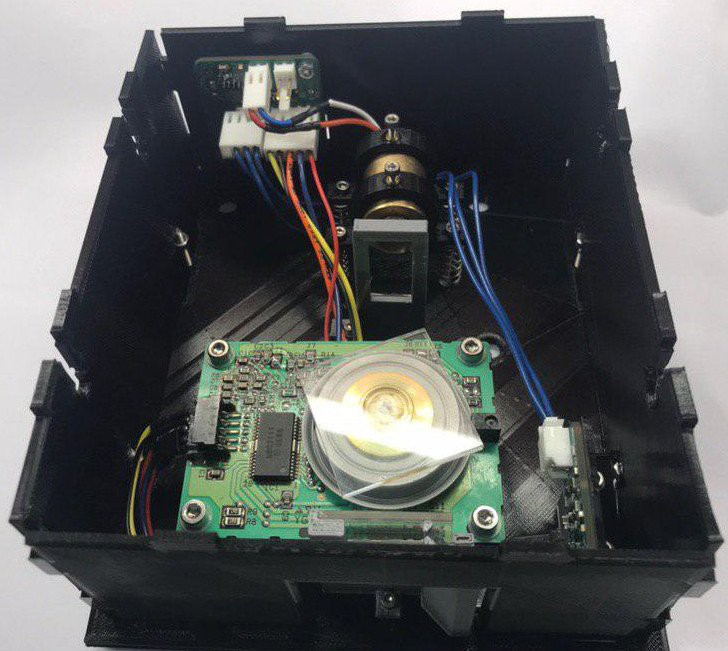
#> input picture _images/scanner.jpg, 728 x 651 px
$ python -i optical.py   (imports and definitions only)
#> lines starting #> are read from the running program, lines starting #| are printed output that depends on the picture; after the words box and inside, x2 and y2 are one past the last pixel; in counts of white or black regions, pixels touching at a corner belong together
#> further down, picture is the input picture: shape (651, 728, 3); mean B, G, R 93.5, 93.6, 91.3
import cv2 as cv
import numpy as np

# NOTE: you should use principal component analysis
#       for cross scan error etc


def find_largestcontour(img, denoise=False):
    '''finds the contours in the image

    img      --  numpy array to find contours in
    denoise  --  larger than 0 image gets denoised for erode
                 and dilate operation

    returns contour with largest area
    '''
#> called with denoise = 8
    # RGB image to gray
    imgray = cv.cvtColor(img, cv.COLOR_BGR2GRAY)
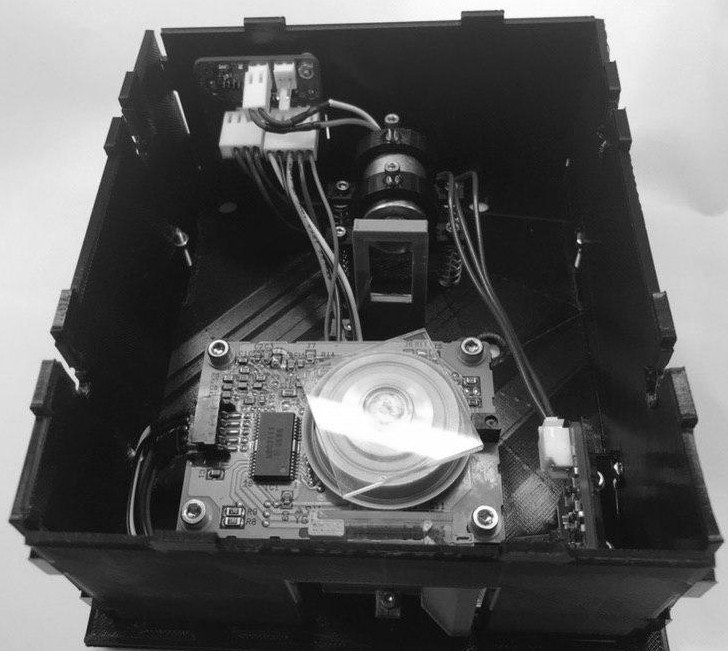
#> imgray: shape (651, 728); min 0, max 255, mean 92.9
    # Converts gray scale image to binary using a threshold
    _, thresh = cv.threshold(imgray, img.max()//2, 255, cv.THRESH_BINARY)
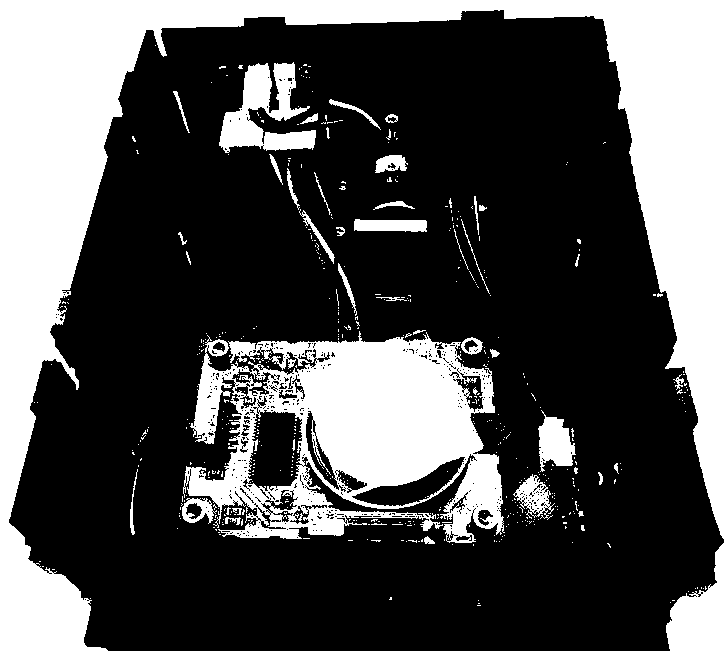
#> thresh: shape (651, 728); 31.7% white; 512 white regions (468 under 20 px), largest, box (x1, y1, x2, y2) and area: (0, 0, 728, 651) 99964, (183, 331, 505, 543) 38092, (219, 62, 316, 153) 4367
    if denoise:
        # erode and dilate image
        kernel = cv.getStructuringElement(cv.MORPH_ELLIPSE, (6, 6))
        thresh = cv.erode(thresh, kernel, iterations=1)
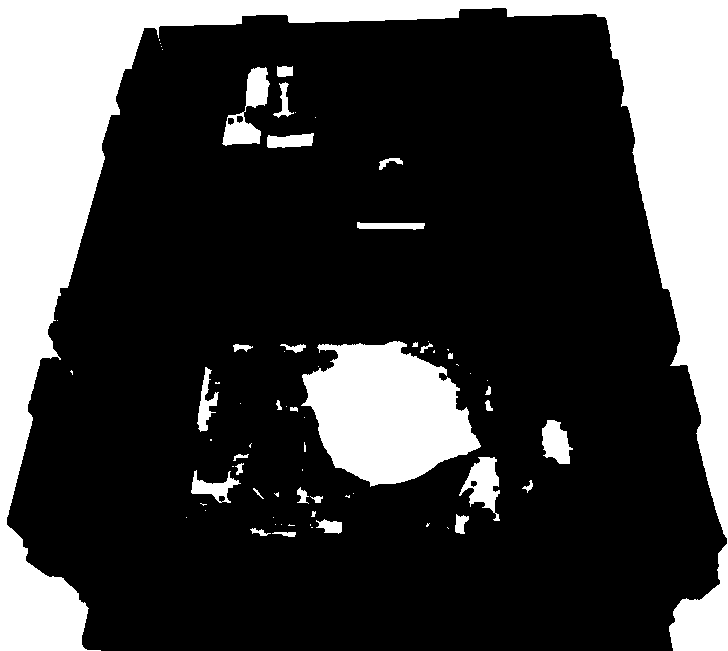
#> thresh: shape (651, 728); 25.3% white; 71 white regions (39 under 20 px), largest, box (x1, y1, x2, y2) and area: (0, 0, 728, 651) 94215, (301, 341, 481, 487) 17441, (222, 67, 270, 146) 1584
        thresh = cv.dilate(thresh, kernel, iterations=1)
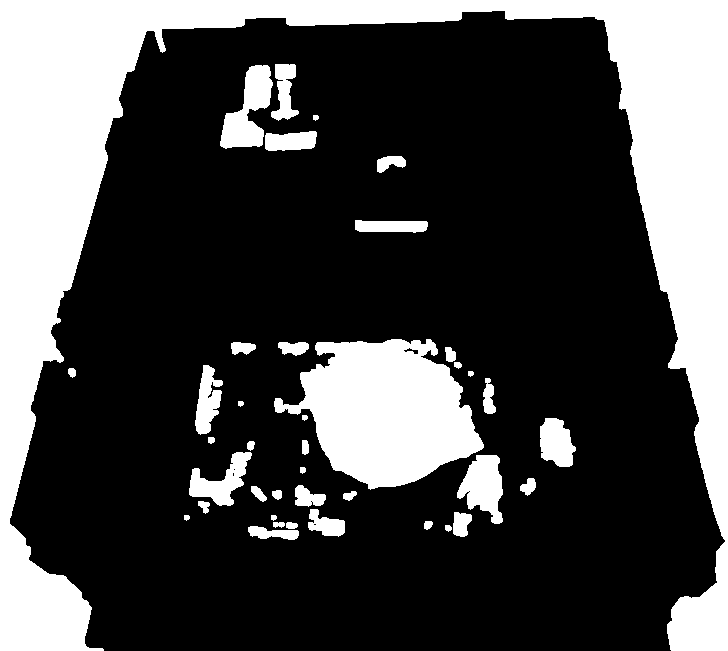
#> thresh: shape (651, 728); 28.5% white; 40 white regions, largest, box (x1, y1, x2, y2) and area: (0, 0, 728, 651) 99884, (274, 339, 484, 490) 19807, (220, 65, 273, 149) 2364
    # find the external contour
#> (the run stopped early here; a loop or call above may not have finished)
